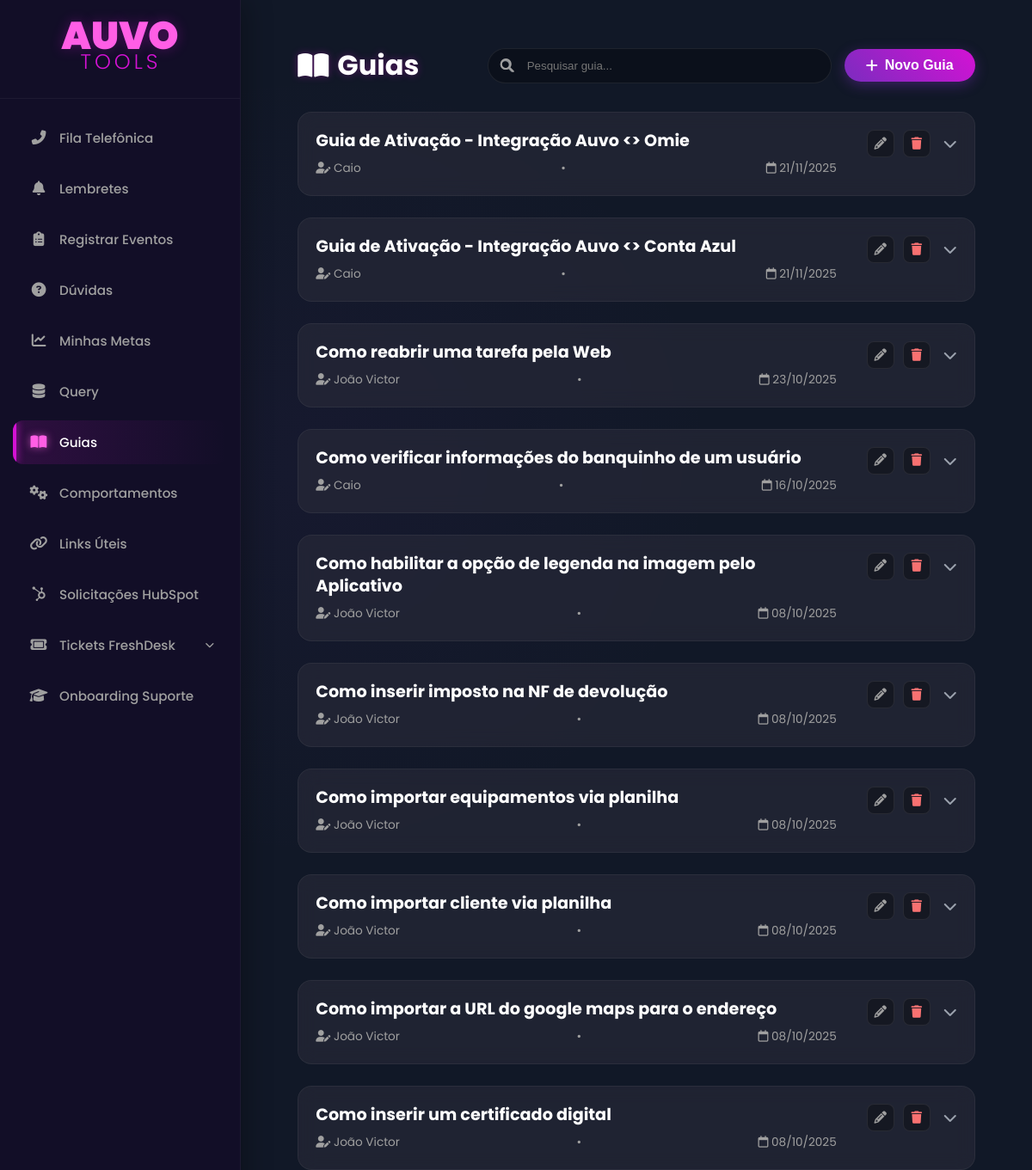
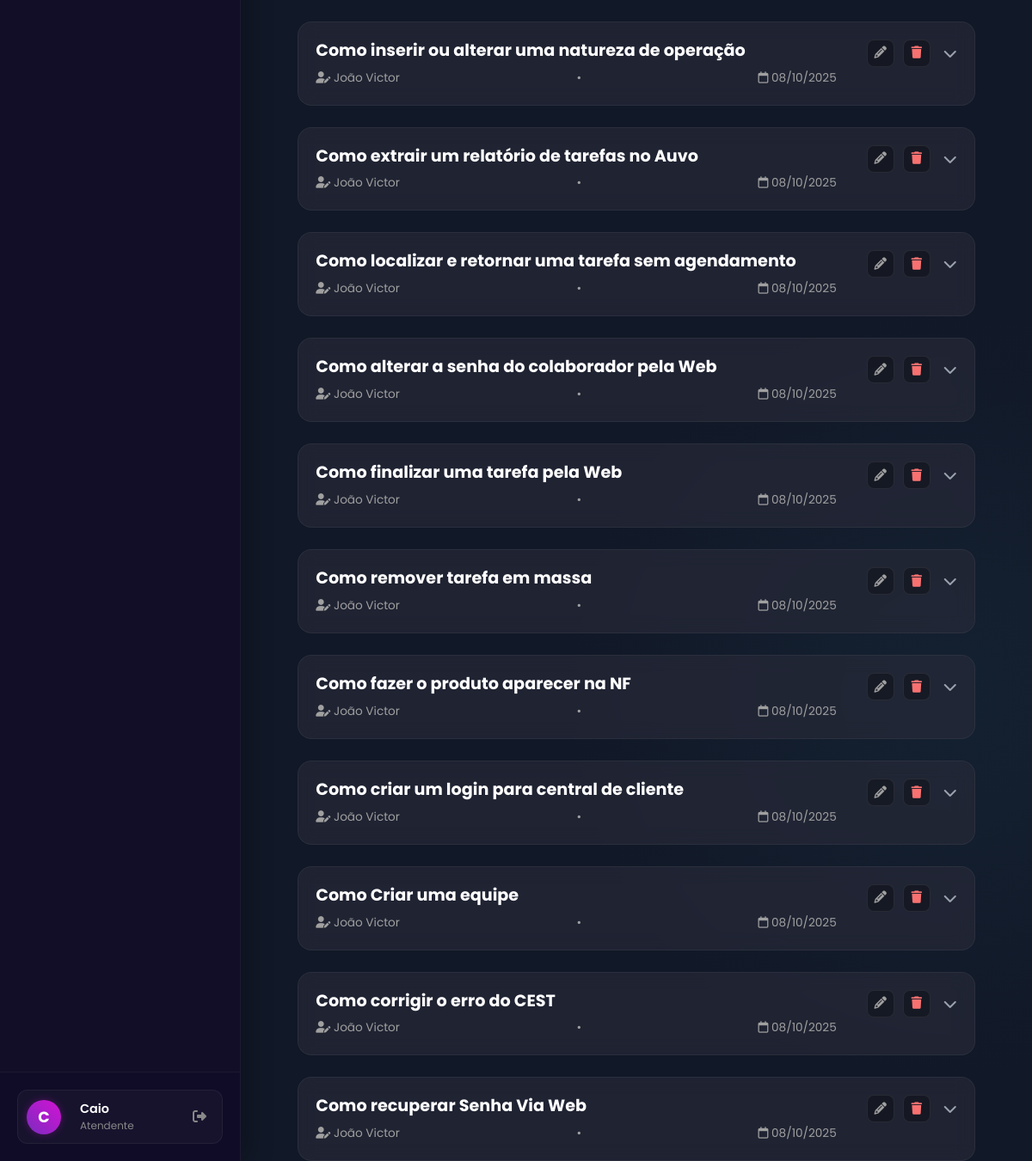
The page /guias (signed in) on the database its author committed (2 pictures, top to bottom).
### app.py (models this page shows, shortened)
class User(db.Model, UserMixin):
    id = db.Column(db.Integer, primary_key=True)
    name = db.Column(db.String(150), nullable=False)
    username = db.Column(db.String(80), unique=True, nullable=False)
    email = db.Column(db.String(120), unique=True, nullable=False)
    password_hash = db.Column(db.String(128), nullable=False)
    discord_id = db.Column(db.String(50), nullable=True, unique=True)
    is_admin = db.Column(db.Boolean, nullable=False, default=False)
    manager_id = db.Column(db.Integer, db.ForeignKey('user.id'), nullable=True)
    lunch_start = db.Column(db.Time, nullable=True)
    lunch_end = db.Column(db.Time, nullable=True)
    ramal = db.Column(db.String(10), nullable=True)

class Guia(db.Model):
    id = db.Column(db.Integer, primary_key=True)
    titulo = db.Column(db.String(200), nullable=False)
    conteudo = db.Column(db.Text, nullable=False)
    created_at = db.Column(db.DateTime, default=datetime.utcnow)
    author_id = db.Column(db.Integer, db.ForeignKey('user.id'), nullable=False)
    author = db.relationship('User')

### app.py (the view, shortened to what this page needs)
@app.route('/guias', methods=['GET', 'POST'])
@login_required
def listar_guias():
    form = GuiaForm()
    query = request.args.get('q', '')
    if query:
        guias = Guia.query.filter(Guia.titulo.ilike(f'%{query}%')).order_by(Guia.created_at.desc()).all()
    else:
        guias = Guia.query.order_by(Guia.created_at.desc()).all()
    return render_template('guias.html', title="Guias", guias=guias, query=query, form=form)

### app.py
class GuiaForm(FlaskForm):
    titulo = StringField('Descrição / Título', validators=[DataRequired(), Length(max=200)])
    conteudo = TextAreaField('Passo a Passo', validators=[DataRequired()])
    submit = SubmitField('Salvar Guia')

### app.py (called while the page is built)
@app.context_processor
def inject_now():
    return {'now': datetime.utcnow()}

@login_manager.user_loader
def load_user(user_id):
    return User.query.get(int(user_id))

@app.template_filter('render_markdown') # Nome do filtro que usaremos no HTML
def render_markdown(text):
    if text: # Verifica se o texto não é None ou vazio
        return Markup(markdown.markdown(text, extensions=['fenced_code', 'tables']))
    return '' # Retorna string vazia se o input for None/vazio

### templates/guias.html (shortened to what this page needs)
{% extends "base.html" %}
{% block head_extra %}
<link rel="stylesheet" href="https://cdnjs.cloudflare.com/ajax/libs/font-awesome/6.2.0/css/all.min.css">
{% endblock %}
{% block content %}
<div class="content-padding">
    <div class="page-header-container">
        <div class="page-title">
            <h1><i class="fa-solid fa-book-open"></i> {{ title }}</h1>
        </div>
        <div class="header-actions">
            <form method="GET" action="{{ url_for('listar_guias') }}" class="search-form">
                <i class="fa-solid fa-search search-icon-overlay"></i>
                <input type="search" name="q" placeholder="Pesquisar guia..." value="{{ query or '' }}">
            </form>
            <button id="toggle-guia-form" class="action-btn">
                <i class="fa-solid fa-plus"></i> Novo Guia
            </button>
        </div>
    </div>
    <div class="guias-grid">
    {% for guia in guias %}
        <div class="guia-card">
            <div class="guia-header">
                <div class="guia-header-info">
                    <h3>{{ guia.titulo }}</h3>
                    <div class="guia-meta">
                        <span><i class="fa-solid fa-user-pen"></i> {{ guia.author.name if guia.author else 'Desconhecido' }}</span>
                        <span>&bull;</span>
                        <span><i class="fa-regular fa-calendar"></i> {{ guia.created_at.strftime('%d/%m/%Y') }}</span>
                    </div>
                </div>
                <div class="guia-header-actions">
                    <a href="{{ url_for('editar_guia', guia_id=guia.id) }}" class="guia-action-icon edit-icon" title="Editar Guia">
                        <i class="fa-solid fa-pencil"></i>
                    </a>
                    <form method="POST" action="{{ url_for('deletar_guia', guia_id=guia.id) }}" onsubmit="return confirm('Tem certeza que deseja apagar este guia?');" class="guia-action-form">
                        <button type="submit" class="guia-action-icon delete-icon" title="Apagar Guia">
                            <i class="fa-solid fa-trash"></i>
                        </button>
                    </form>
                    <i class="fa-solid fa-chevron-down expand-icon"></i>
                </div>
            </div>
        </div>
    {% else %}
        <div style="grid-column: 1 / -1; text-align: center; padding: 50px; color: var(--text-muted); border: 1px dashed var(--glass-border); border-radius: 16px;">
            <i class="fa-solid fa-folder-open" style="font-size: 3rem; margin-bottom: 20px; opacity: 0.5;"></i>
            <p>Nenhum guia encontrado.</p>
        </div>
    {% endfor %}
    </div>
</div>
{% endblock %}

### templates/base.html (shortened to what this page needs)
<!DOCTYPE html>
<html lang="pt-br">
<head>
    <link rel="stylesheet" href="{{ url_for('static', filename='css/style.css') }}">
    <link rel="stylesheet" href="https://cdnjs.cloudflare.com/ajax/libs/font-awesome/6.2.0/css/all.min.css">
    {% block head_extra %}{% endblock %}
</head>
<body>
    <div class="main-container">
        <nav class="sidebar">
            <div class="sidebar-header">
                <div style="line-height: 1; cursor: default;">
                    <h1 style="
                        color: #ff5ee5;
                        font-size: 2.8em;
                        font-family: 'Poppins', sans-serif;
                        font-weight: 900;
                        margin: 0; padding: 0;
                        text-shadow: 0 0 15px rgba(212, 18, 212, 0.3);
                    ">AUVO</h1>
                    <span style="
                        color: #d412d4;
                        font-size: 1.5em;
                        font-family: 'Poppins', sans-serif;
                        font-weight: 300;
                        display: block;
                        margin-top: -5px;
                        letter-spacing: 4px;
                        margin-left: 2px;
                    ">TOOLS</span>
                </div>
            </div>
            <ul class="menu">
                <li class="menu-item">
                    <a href="{{ url_for('fila_telefonica') }}">
                        <i class="fa-solid fa-phone-alt menu-icon"></i>
                        <span>Fila Telefônica</span>
                    </a>
                </li>
                <li class="menu-item">
                    <a href="{{ url_for('list_reminders') }}">
                        <i class="fa-solid fa-bell menu-icon"></i>
                        <span>Lembretes</span>
                    </a>
                </li>
                <li class="menu-item">
                    <a href="{{ url_for('listar_eventos') }}">
                        <i class="fa-solid fa-clipboard-list menu-icon"></i>
                        <span>Registrar Eventos</span>
                    </a>
                </li>
                <li class="menu-item">
                    <a href="{{ url_for('listar_duvidas') }}">
                        <i class="fa-solid fa-question-circle menu-icon"></i>
                        <span>Dúvidas</span>
                    </a>
                </li>
                <li class="menu-item">
                    <a href="{{ url_for('minhas_metas') }}">
                        <i class="fa-solid fa-chart-line menu-icon"></i>
                        <span>Minhas Metas</span>
                    </a>
                </li>
                <li class="menu-item">
                     <a href="{{ url_for('list_queries') }}">
                         <i class="fa-solid fa-database menu-icon"></i>
                         <span>Query</span>
                     </a>
                </li>
                <li class="menu-item">
                    <a href="{{ url_for('listar_guias') }}">
                        <i class="fa-solid fa-book-open menu-icon"></i>
                        <span>Guias</span>
                    </a>
                </li>
                <li class="menu-item">
                    <a href="{{ url_for('listar_comportamentos') }}">
                        <i class="fa-solid fa-cogs menu-icon"></i>
                        <span>Comportamentos</span>
                    </a>
                </li>
                <li class="menu-item">
                    <a href="{{ url_for('links_uteis') }}">
                        <i class="fa-solid fa-link menu-icon"></i>
                        <span>Links Úteis</span>
                    </a>
                </li>
<li class="menu-item">
    <a href="{{ url_for('listar_hubspot') }}">
        <i class="fa-brands fa-hubspot menu-icon"></i>
        <span>Solicitações HubSpot</span>
    </a>
</li>
                <li class="menu-item has-submenu" id="tickets-menu">
                    <a href="#">
                        <i class="fa-solid fa-ticket menu-icon"></i>
                        <span>Tickets FreshDesk</span>
                    </a>
                </li>
                <li class="menu-item">
    <a href="http://192.168.92.127:5010/" target="_blank">
        <i class="fa-solid fa-graduation-cap menu-icon"></i>
        <span>Onboarding Suporte</span>
    </a>
</li>
            </ul>
            <div class="sidebar-footer">
                {% if current_user.is_authenticated %}
                <div class="user-profile">
                    <div class="user-avatar">
                         {% if current_user.avatar_filename %}
                            <img src="{{ url_for('static', filename='uploads/avatars/' + current_user.avatar_filename) }}" alt="Avatar">
                        {% else %}
                            {{ current_user.name[0] }}
                        {% endif %}
                    </div>
                    <a href="{{ url_for('profile') }}" class="user-profile-link" title="Editar Perfil">
                        <div class="user-info">
                            <span class="user-name">{{ current_user.name.split()[0] }}</span>
                            <span class="user-role">
                                {% if current_user.is_admin %} Admin {% else %} Atendente {% endif %}
                            </span>
                        </div>
                    </a>
                    <a href="{{ url_for('logout') }}" class="logout-icon" title="Sair">
                        <i class="fa-solid fa-right-from-bracket"></i>
                    </a>
                </div>
                {% endif %}
            </div>
        </nav>
        <main class="content">
            {% block content %}{% endblock %}
        </main>
    </div>
</body>
</html>

### templates/base.html (style rules this page uses)
* { margin: 0; padding: 0; box-sizing: border-box; }
body { font-family: 'Poppins', sans-serif; background-color: #0f0c29; color: #e0e0e0; min-height: 100vh; overflow-x: hidden; }
.main-container { display: flex; min-height: 100vh; }
.sidebar { width: 280px; background: rgba(19, 15, 40, 0.95); border-right: 1px solid rgba(255, 255, 255, 0.05); display: flex; flex-direction: column; position: fixed; top: 0; left: 0; height: 100vh; z-index: 1000; padding-top: 20px; box-shadow: 5px 0 30px rgba(0,0,0,0.3); transition: all 0.3s ease; }
.sidebar-header { text-align: center; padding: 0 20px 30px 20px; border-bottom: 1px solid rgba(255, 255, 255, 0.05); margin-bottom: 20px; }
.menu { list-style: none; padding: 0 15px; flex-grow: 1; overflow-y: auto; }
.menu-item { margin-bottom: 8px; border-radius: 12px; transition: all 0.3s ease; }
.menu a { display: flex; align-items: center; padding: 14px 18px; text-decoration: none; color: #a0a0a0; font-weight: 500; font-size: 0.95em; border-radius: 12px; transition: all 0.3s ease; position: relative; overflow: hidden; }
.menu-icon { width: 24px; margin-right: 12px; font-size: 1.1em; text-align: center; transition: color 0.3s ease; }
.menu-item:hover > a, .menu-item.active-link > a { background: linear-gradient(90deg, rgba(212, 18, 212, 0.15), transparent); color: #fff; }
.menu-item:hover .menu-icon, .menu-item.active-link .menu-icon { color: #ff5ee5; text-shadow: 0 0 10px rgba(255, 94, 229, 0.6); }
.menu-item.active-link > a::before { content: ''; position: absolute; left: 0; top: 0; height: 100%; width: 4px; background: #d412d4; box-shadow: 0 0 10px #d412d4; border-radius: 0 4px 4px 0; }
.menu-item.has-submenu > a::after { content: '\f078'; font-family: 'Font Awesome 6 Free'; font-weight: 900; font-size: 0.7em; margin-left: auto; transition: transform 0.3s; }
.sidebar-footer { padding: 20px; border-top: 1px solid rgba(255, 255, 255, 0.05); background: rgba(15, 12, 41, 0.8); }
.user-profile { display: flex; align-items: center; gap: 12px; background: rgba(255, 255, 255, 0.03); padding: 10px; border-radius: 12px; border: 1px solid rgba(255, 255, 255, 0.05); transition: background 0.3s; }
.user-avatar { width: 40px; height: 40px; border-radius: 50%; background: linear-gradient(45deg, #7b2cbf, #d412d4); color: white; display: flex; align-items: center; justify-content: center; font-weight: bold; font-size: 1.1em; overflow: hidden; box-shadow: 0 0 10px rgba(212, 18, 212, 0.3); }
.user-info { flex-grow: 1; display: flex; flex-direction: column; overflow: hidden; }
.user-name { font-size: 0.9em; font-weight: 600; color: #fff; white-space: nowrap; text-overflow: ellipsis; overflow: hidden; }
.user-role { font-size: 0.75em; color: #888; }
.user-profile-link { text-decoration: none; flex-grow: 1; display: flex; }
.admin-icon, .logout-icon { color: #888; font-size: 1em; padding: 8px; border-radius: 8px; transition: all 0.2s; text-decoration: none; }
.content { flex-grow: 1; margin-left: 280px; padding: 40px; background-image: radial-gradient(circle at 10% 20%, rgba(123, 44, 191, 0.05) 0%, transparent 20%), radial-gradient(circle at 90% 80%, rgba(76, 201, 240, 0.05) 0%, transparent 20%); min-height: 100vh; }

### rows shown on the page
User: name "C", name "Caio"
Guia: titulo "Guia de Ativação - Integração Auvo <> Omie", author "Caio", created_at "21/11/2025"
Guia: titulo "Guia de Ativação - Integração Auvo <> Conta Azul", author "Caio", created_at "21/11/2025"
Guia: titulo "Como reabrir uma tarefa pela Web", author "João Victor", created_at "23/10/2025"
Guia: titulo "Como verificar informações do banquinho de um usuário", author "Caio", created_at "16/10/2025"
Guia: titulo "Como habilitar a opção de legenda na imagem pelo Aplicativo", author "João Victor", created_at "08/10/2025"
Guia: titulo "Como inserir imposto na NF de devolução", author "João Victor", created_at "08/10/2025"
Guia: titulo "Como importar equipamentos via planilha", author "João Victor", created_at "08/10/2025"
Guia: titulo "Como importar cliente via planilha", author "João Victor", created_at "08/10/2025"
Guia: titulo "Como importar a URL do google maps para o endereço", author "João Victor", created_at "08/10/2025"
Guia: titulo "Como inserir um certificado digital", author "João Victor", created_at "08/10/2025"
Guia: titulo "Como inserir ou alterar uma natureza de operação", author "João Victor", created_at "08/10/2025"
Guia: titulo "Como extrair um relatório de tarefas no Auvo", author "João Victor", created_at "08/10/2025"
Guia: titulo "Como localizar e retornar uma tarefa sem agendamento", author "João Victor", created_at "08/10/2025"
Guia: titulo "Como alterar a senha do colaborador pela Web", author "João Victor", created_at "08/10/2025"
Guia: titulo "Como finalizar uma tarefa pela Web", author "João Victor", created_at "08/10/2025"
Guia: titulo "Como remover tarefa em massa", author "João Victor", created_at "08/10/2025"
Guia: titulo "Como fazer o produto aparecer na NF", author "João Victor", created_at "08/10/2025"
Guia: titulo "Como criar um login para central de cliente", author "João Victor", created_at "08/10/2025"
Guia: titulo "Como Criar uma equipe", author "João Victor", created_at "08/10/2025"
Guia: titulo "Como corrigir o erro do CEST", author "João Victor", created_at "08/10/2025"
Guia: titulo "Como recuperar Senha Via Web", author "João Victor", created_at "08/10/2025"

### other values the page prints
{{ title }} "Guias"
